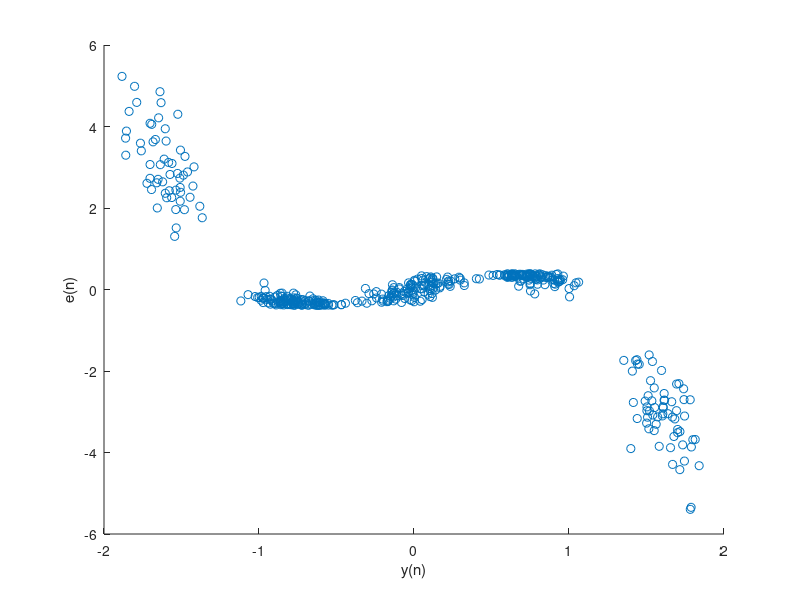

Recreate this plot in MATLAB.
% 16.10 b
N = 500;
alpha = 2;
symbol = round(rand(1,N))*2-1;
L=20;
ChL=2;
EqD=round((L+ChL)/2);
Ch=randn(1,ChL+1);
Ch=Ch/norm(Ch);
x=filter(Ch,1,symbol);

K=N-L;
X=zeros(L+1,K);
for i=1:K
    X(:,i)=x(i+L:-1:i).';
end
e=zeros(1,K);
c=zeros(L+1,1); 
c(EqD)=1;
v = zeros(1,K);
R2=1;
mu=0.001;
for i=1:K
   e(i)=(c'*X(:,i))*(R2-(abs(c'*X(:,i)))^2);
   v(i) = e(i) + alpha * (2*rand(1)-1);
   c=c+mu*X(:,i)*alpha*sign(v(i));
   c(EqD)=1;
end   
   
sym=c'*X;
figure;
scatter(sym,e);
xlabel('y(n)');
ylabel('e(n)');